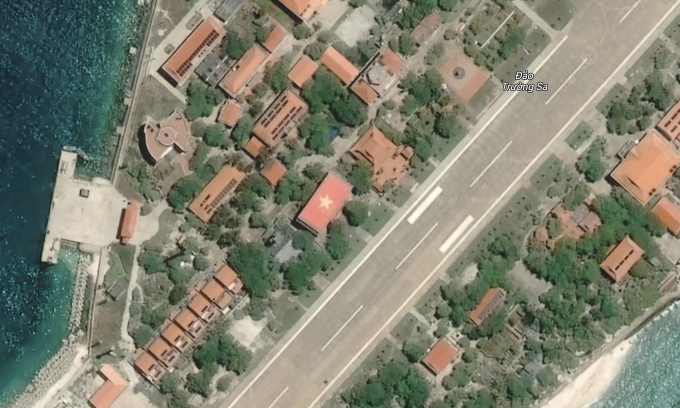
#> input picture anhvetinh.png, 680 x 408 px, found by its file name
$ python XULYANH8_11.py   (older library calls are emulated)
#> lines starting #> are read from the running program, lines starting #| are printed output that depends on the picture
import cv2
import numpy as np
from skimage import io, filters
from matplotlib import pyplot as plt
import os

# Đường dẫn tới ảnh
duong_dan_anh = r'C:\Users\HUY\source\repos\XULYANH8-11\anhvetinh.png'

# Tải ảnh ở chế độ thang độ xám
anh = cv2.imread(duong_dan_anh, cv2.IMREAD_GRAYSCALE)
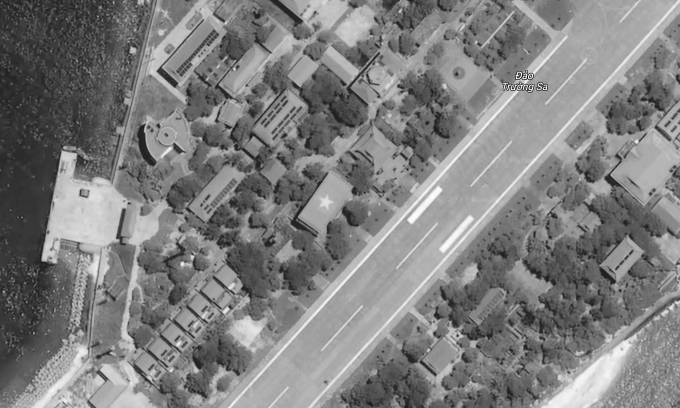
#> anh: shape (408, 680); min 13, max 253, mean 126.5
if anh is None:
    print("Lỗi: Không tìm thấy ảnh tại đường dẫn đã chỉ định.")
    exit()

# Áp dụng bộ lọc Gaussian để giảm nhiễu trước khi phát hiện biên
bo_loc_gaussian = cv2.GaussianBlur(anh, (5, 5), 0)

# Phát hiện biên Sobel
sobelx = cv2.Sobel(bo_loc_gaussian, cv2.CV_64F, 1, 0, ksize=3)
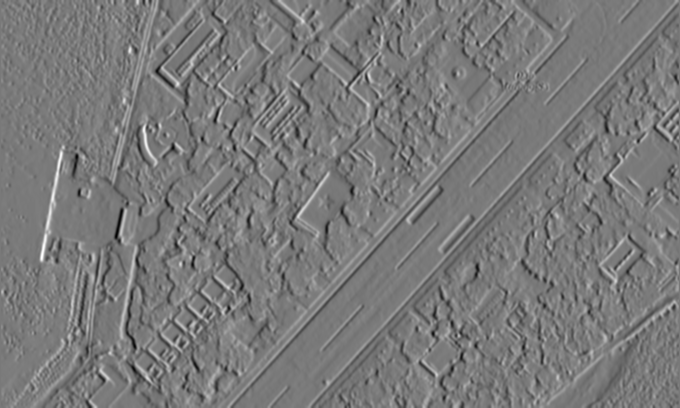
#> sobelx: shape (408, 680) float64; min -348, max 381, mean 1; drawn with min black and max white
sobely = cv2.Sobel(bo_loc_gaussian, cv2.CV_64F, 0, 1, ksize=3)
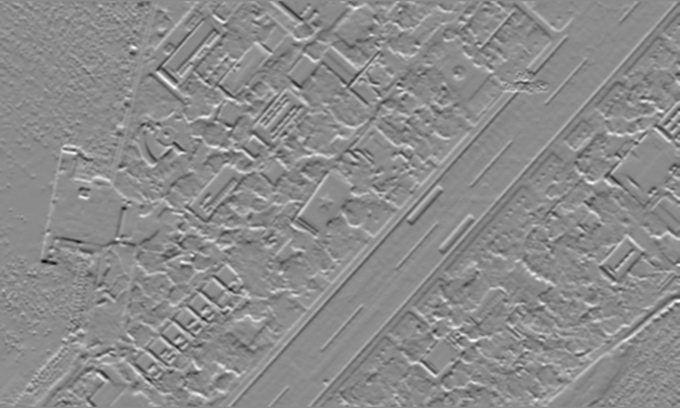
#> sobely: shape (408, 680) float64; min -373, max 309, mean 0.5; drawn with min black and max white
sobel = cv2.magnitude(sobelx, sobely)
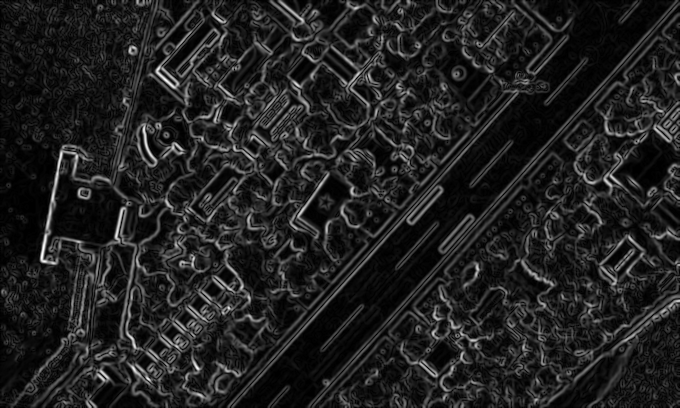
#> sobel: shape (408, 680) float64; min 0, max 384.9, mean 50.9; drawn with min black and max white

# Phát hiện biên Prewitt
prewittx = filters.prewitt_h(bo_loc_gaussian)
prewitty = filters.prewitt_v(bo_loc_gaussian)
prewitt = np.hypot(prewittx, prewitty)
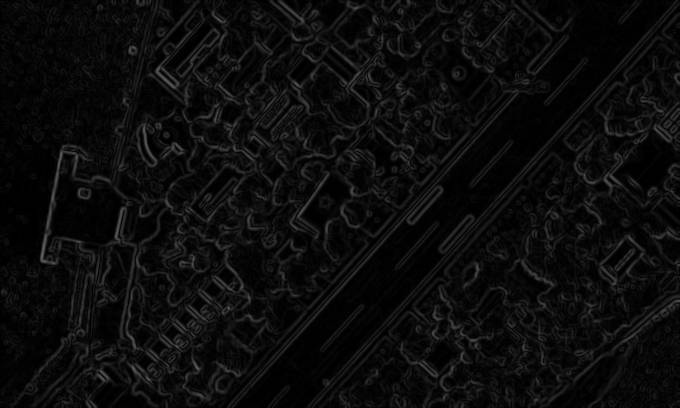
#> prewitt: shape (408, 680) float64; min 0, max 0.376, mean 0.0493

# Phát hiện biên Roberts
roberts = filters.roberts(bo_loc_gaussian)
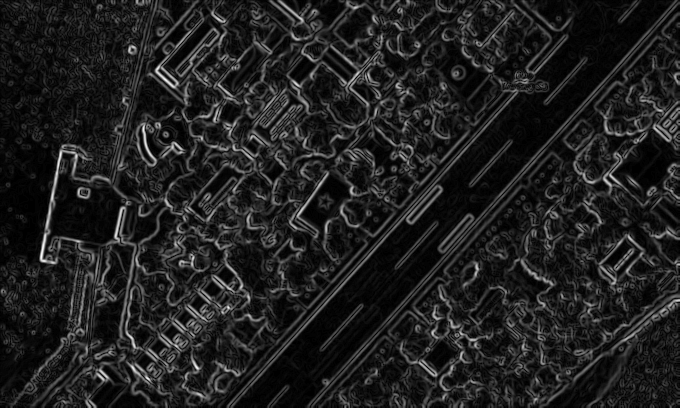
#> roberts: shape (408, 680) float64; min 0, max 0.21, mean 0.0268; drawn with min black and max white

# Phát hiện biên Canny
canny = cv2.Canny(bo_loc_gaussian, 100, 200)
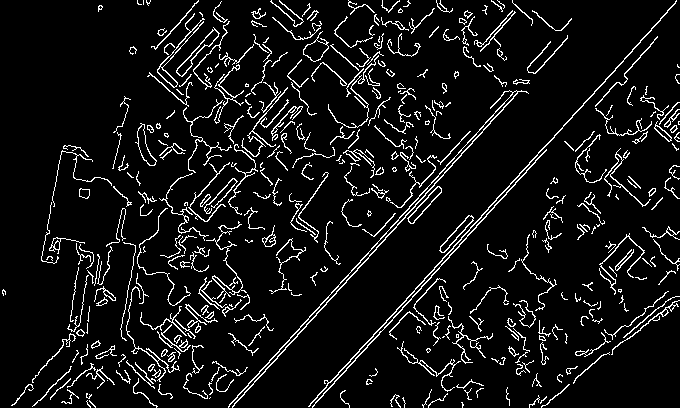
#> canny: shape (408, 680); 7.8% white in thin lines or dots

# Hiển thị kết quả
plt.figure(figsize=(12, 8))

# Ảnh gốc
plt.subplot(231), plt.imshow(anh, cmap='gray')
plt.title('Ảnh gốc'), plt.axis('off')

# Kết quả Sobel
plt.subplot(232), plt.imshow(sobel, cmap='gray')
plt.title('Phát hiện biên Sobel'), plt.axis('off')

# Kết quả Prewitt
plt.subplot(233), plt.imshow(prewitt, cmap='gray')
plt.title('Phát hiện biên Prewitt'), plt.axis('off')

# Kết quả Roberts
plt.subplot(234), plt.imshow(roberts, cmap='gray')
plt.title('Phát hiện biên Roberts'), plt.axis('off')

# Kết quả Canny
plt.subplot(235), plt.imshow(canny, cmap='gray')
plt.title('Phát hiện biên Canny'), plt.axis('off')

plt.show()
